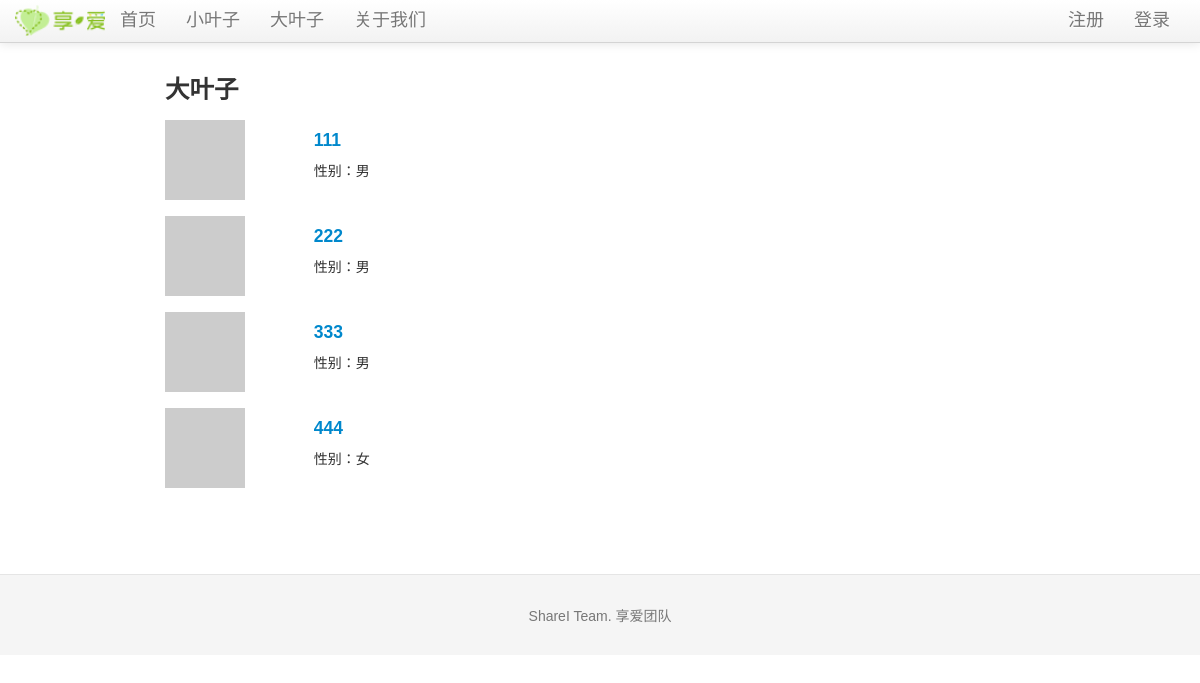
The app's page /bigleaf, older data.
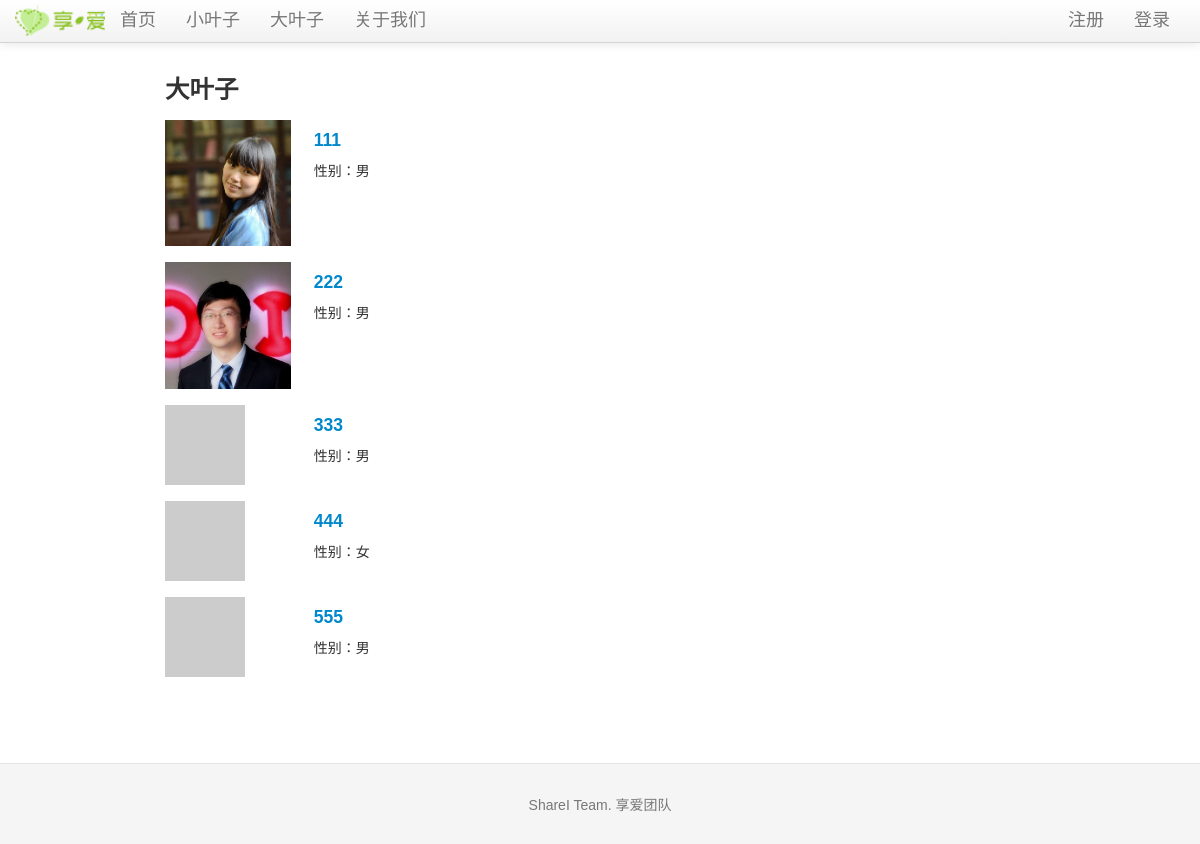
The same page, newer data.
### tables this page shows
CREATE TABLE bleaf (avatar TEXT, bleaf_id integer PRIMARY KEY, email text, uname text, sex text, ulevel integer, password text, rrurl text, sinawburl text, qqwburl text, createtime TIMESTAMP);

### sharei.py (the view)
@app.route('/bigleaf')
def show_bigleafs():
    bigleafs = query_db('''select * from bleaf''')
    error = None
    if bigleafs is None:
        error = 'No big leaf now'
        return render_template('bigleaf.html', error=error)
    else:
        return render_template('bigleaf.html', error=error, bigleafs = bigleafs)

### sharei.py (called while the page is built)
def get_db():
    top = _app_ctx_stack.top
    if not hasattr(top, 'sqlite_db'):
        top.sqlite_db = sqlite3.connect(app.config['DATABASE'])
        top.sqlite_db.row_factory = sqlite3.Row
    return top.sqlite_db

@app.teardown_appcontext
def close_database(exception):
    top = _app_ctx_stack.top
    if hasattr(top, 'sqlite_db'):
        top.sqlite_db.close()

def query_db(query, args=(), one=False):
    cur = get_db().execute(query, args)
    rv = cur.fetchall()
    return (rv[0] if rv else None) if one else rv

@app.before_request
def before_request():
    g.bleaf = None
    if 'bleaf_id' in session:
        g.bleaf = query_db('select * from bleaf where bleaf_id = ?', [session['bleaf_id']], one=True)

### templates/bigleaf.html (shortened to what this page needs)
{% extends "layout.html" %}
{% block body %}
  <h3>大叶子</h3>
    {% for bigleaf in bigleafs %}
    <div class="row-fluid">
    <div class="span2">
        <img src={{ bigleaf.avatar }}>
    </div>
    <div class="span6" style="text-align : left;background-color:#FFFFFF; padding-left:20">
      <a href="{{ url_for('show_bigleaf', bleaf_id=bigleaf.bleaf_id) }}" target="_blank"><h4>{{bigleaf.uname}}</h4></a>
      <p>性别：{{bigleaf.sex}}<br>
    </div>
  </div><br>
{% endfor %}
{% endblock %}

Row changes from the older to the newer data that the page shows:
changed bleaf (number 1 of 5 on the later page): avatar: picture added in place of a placeholder
changed bleaf (number 2 of 5 on the later page): avatar: picture added in place of a placeholder
added bleaf: uname "555", sex "男"
